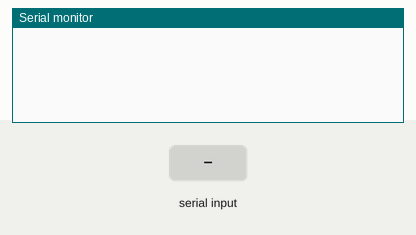
The sketch below on a simulated ESP32. Parts: the last lines printed to the serial monitor. The inputs (shaded band) are chosen by the test bench. WiFi joins after 1.5 s; servers stay silent unless stated.

Above: at 1.7 s.
1.8 s: "Untitled 2\n" received over Serial
At 3.1 s:
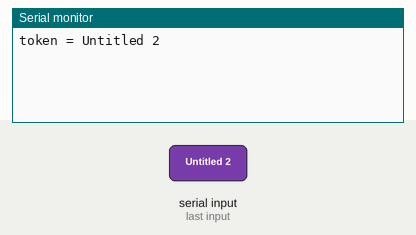
3.4 s: "/" received over Serial
At 4.6 s:
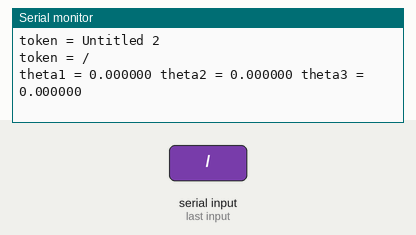
4.9 s: "90/45/200\n" received over Serial
At 6.2 s:
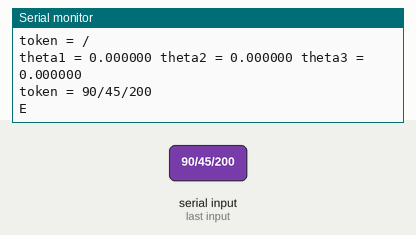
6.5 s: "5\n" received over Serial
At 7.0 s:
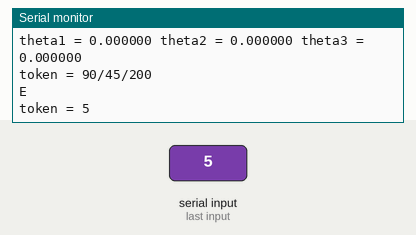

Measured:
- after the input at 1.8 s, the serial monitor: prints a new line after 0.11 s (image 1)
- after the input at 3.4 s, the serial monitor: prints a new line at once (image 2)
- after the input at 4.9 s, the serial monitor: prints a new line after 0.10 s (image 3)
- after the input at 6.5 s, the serial monitor: prints a new line at once (image 4)

The sketch:

Untitled_2_may11a.ino
```cpp
/*
  Sketch generated by the Arduino IoT Cloud Thing "Untitled 2"
  https://create.arduino.cc/cloud/things/000891a6-b897-4091-b7f4-2c93f3870c24

  Arduino IoT Cloud Variables description

  The following variables are automatically generated and updated when changes are made to the Thing

  float theta1;
  float theta2;
  float theta3;

  Variables which are marked as READ/WRITE in the Cloud Thing will also have functions
  which are called when their values are changed from the Dashboard.
  These functions are generated with the Thing and added at the end of this sketch.
*/

#include "thingProperties.h"
#include <string.h>
char token[30];


void ReceiveData(void)
{
char token[30];
char  *ptheta1, *ptheta2 , *ptheta3;
int i = 0;
  if(Serial.available() > 0)
  {
    while(Serial.available() > 0)
    {
      token[i++] = Serial.read();
      delay(10);
    }
     Serial.print("token = ");
    Serial.print(token);
    Serial.println("");
    delay(10);
      if(token[0] == '/')
      {
            ptheta1 = strtok(token+1 , ",");
            ptheta2 = strtok (NULL, ",");
            ptheta3 = strtok(NULL , ";");
            theta1 = atof(ptheta1);
            theta2 = atof(ptheta2);
            theta3 = atof(ptheta3);
            Serial.printf("theta1 = %f theta2 = %f theta3 = %f \n" , theta1 , theta2 , theta3);
      }

  }

}


void setup() {
  // Initialize serial and wait for port to open:
  Serial.begin(115200);
  // This delay gives the chance to wait for a Serial Monitor without blocking if none is found
  delay(500);

  // Defined in thingProperties.h
  initProperties();

  // Connect to Arduino IoT Cloud
  ArduinoCloud.begin(ArduinoIoTPreferredConnection);

  /*
     The following function allows you to obtain more information
     related to the state of network and IoT Cloud connection and errors
     the higher number the more granular information you’ll get.
     The default is 0 (only errors).
     Maximum is 4
 */
  setDebugMessageLevel(2);
  ArduinoCloud.printDebugInfo();

}

void loop() {
  ReceiveData();
  ArduinoCloud.update();

}
```

arduino_secrets.h
```cpp
#define SECRET_SSID               "Assem"
#define SECRET_PASS               "Assem13579"
#define SECRET_DEVICE_KEY         "CUP2WPAHFKUF0FKSH1SC"
```

thingProperties.h
```cpp
// Code generated by Arduino IoT Cloud, DO NOT EDIT.

#include <ArduinoIoTCloud.h>
#include <Arduino_ConnectionHandler.h>
#include "arduino_secrets.h"
const char DEVICE_LOGIN_NAME[]  = "a05e04ec-5987-4045-be8d-42f67a88e76f";

const char SSID[]               = SECRET_SSID;    // Network SSID (name)
const char PASS[]               = SECRET_PASS;    // Network password (use for WPA, or use as key for WEP)
const char DEVICE_KEY[]         = SECRET_DEVICE_KEY;    // Secret device password


float theta1;
float theta2;
float theta3;

void initProperties(){

  ArduinoCloud.setBoardId(DEVICE_LOGIN_NAME);
  ArduinoCloud.setSecretDeviceKey(DEVICE_KEY);
  ArduinoCloud.addProperty(theta1, READ, ON_CHANGE, NULL);
  ArduinoCloud.addProperty(theta2, READ, ON_CHANGE, NULL);
  ArduinoCloud.addProperty(theta3, READ, ON_CHANGE, NULL);

}

WiFiConnectionHandler ArduinoIoTPreferredConnection(SSID, PASS);
```
